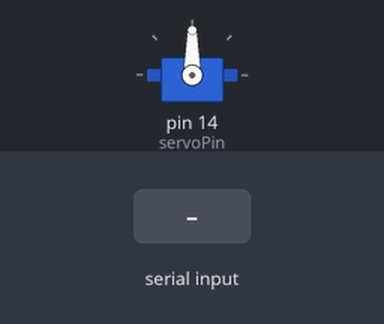
This sketch was run on a simulated Arduino Uno, built with avr-gcc and run on an emulated ATmega328P. Parts: servo. The test bench sets the inputs (shaded band).

Above: at 1.2 s.
1.3 s: "90,45\n" received over Serial
At 2.5 s:
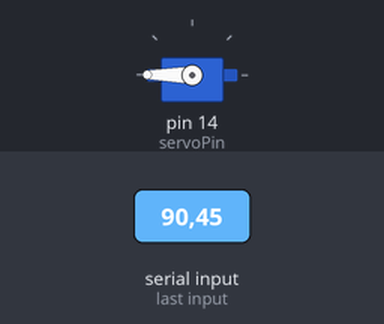
2.8 s: "30,150\n" received over Serial
At 3.7 s:
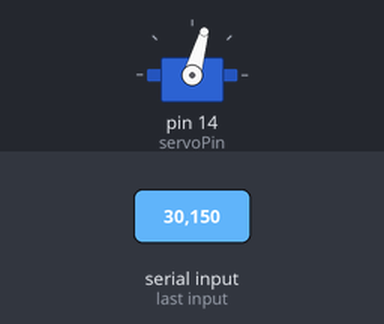
4.3 s: "5\n" received over Serial
At 4.7 s:
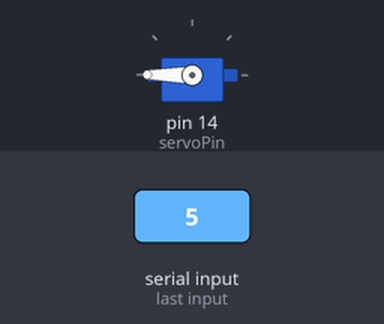
Timing chart, 0 to 7.3 s (numbered marks = the images above; inputs shaded):
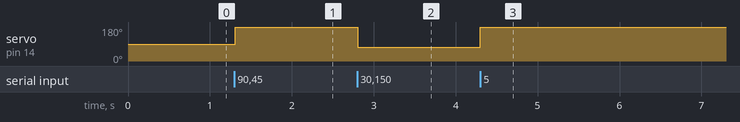

The sketch:

HandTracking.ino.ino
```cpp
#include <Servo.h>
#define servoPin 14

Servo myservo;
String inByte;
int pos;

void setup()
{
Serial.begin(9600);
myservo.attach(servoPin);
}

void loop()
{
  if(Serial.available())
  {
    inByte = Serial.readStringUntil('\n');
    pos = inByte.toInt();
    pos = map(pos,1,5,0,180);
//    Serial.println(pos);
    myservo.write(pos);
}
}
```

Measured:
- after the input at 1.3 s, servo on pin 14 (servoPin): 90° → 180° at once
- after the input at 2.8 s, servo on pin 14 (servoPin): 180° → 74° at once
- after the input at 4.3 s, servo on pin 14 (servoPin): 74° → 180° at once
